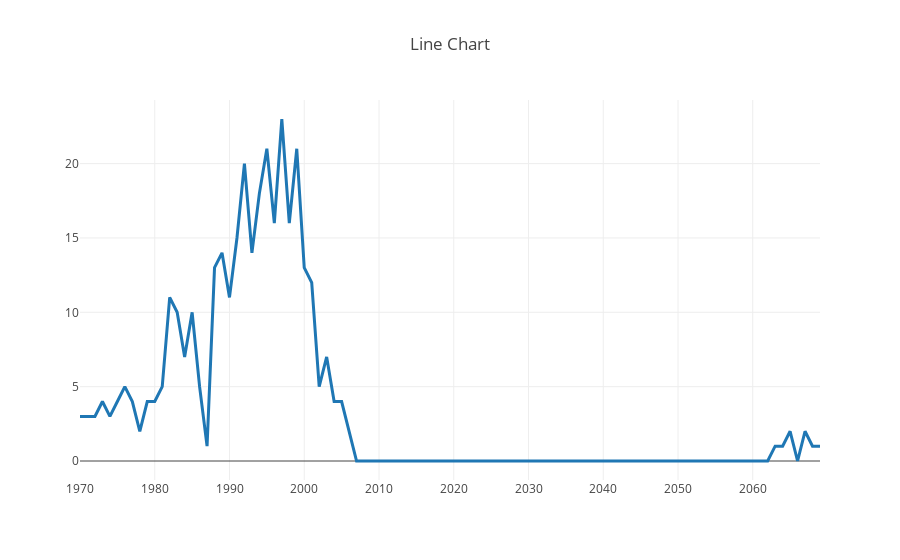

Notebook cell for this chart:
### Markdown cell above
#### Check users
- still some issues

### Code cell
real_dates = users[users.dob_fix.notna()]
birth_years = real_dates.groupby(pd.Grouper(key='dob_fix', freq='y')).size().reset_index()
lines_births = cm.line_chart(birth_years, x_col='dob_fix', y_col=0)
cm.iplot(lines_births)

### Figure 1 — Plotly figure (JSON) as saved in the notebook; plotly's stock layout.template omitted (floating-point values rounded to 4 significant figures)
{"data": [{"line": {"width": 3}, "mode": "lines", "type": "scatter", "uid": "de2500e3-273d-4cb1-a7a3-8993d38dd126", "x": ["1969-12-31", "1970-12-31", "1971-12-31", "1972-12-31", "1973-12-31", "1974-12-31", "1975-12-31", "1976-12-31", "1977-12-31", "1978-12-31", "1979-12-31", "1980-12-31", "1981-12-31", "1982-12-31", "1983-12-31", "1984-12-31", "1985-12-31", "1986-12-31", "1987-12-31", "1988-12-31", "1989-12-31", "1990-12-31", "1991-12-31", "1992-12-31", "1993-12-31", "1994-12-31", "1995-12-31", "1996-12-31", "1997-12-31", "1998-12-31", "1999-12-31", "2000-12-31", "2001-12-31", "2002-12-31", "2003-12-31", "2004-12-31", "2005-12-31", "2006-12-31", "2007-12-31", "2008-12-31", "2009-12-31", "2010-12-31", "2011-12-31", "2012-12-31", "2013-12-31", "2014-12-31", "2015-12-31", "2016-12-31", "2017-12-31", "2018-12-31", "2019-12-31", "2020-12-31", "2021-12-31", "2022-12-31", "2023-12-31", "2024-12-31", "2025-12-31", "2026-12-31", "2027-12-31", "2028-12-31", "2029-12-31", "2030-12-31", "2031-12-31", "2032-12-31", "2033-12-31", "2034-12-31", "2035-12-31", "2036-12-31", "2037-12-31", "2038-12-31", "2039-12-31", "2040-12-31", "2041-12-31", "2042-12-31", "2043-12-31", "2044-12-31", "2045-12-31", "2046-12-31", "2047-12-31", "2048-12-31", "2049-12-31", "2050-12-31", "2051-12-31", "2052-12-31", "2053-12-31", "2054-12-31", "2055-12-31", "2056-12-31", "2057-12-31", "2058-12-31", "2059-12-31", "2060-12-31", "2061-12-31", "2062-12-31", "2063-12-31", "2064-12-31", "2065-12-31", "2066-12-31", "2067-12-31", "2068-12-31"], "y": [3, 3, 3, 4, 3, 4, 5, 4, 2, 4, 4, 5, 11, 10, 7, 10, 5, 1, 13, 14, 11, 15, 20, 14, 18, 21, 16, 23, 16, 21, 13, 12, 5, 7, 4, 4, 2, 0, 0, 0, 0, 0, 0, 0, 0, 0, 0, 0, 0, 0, 0, 0, 0, 0, 0, 0, 0, 0, 0, 0, 0, 0, 0, 0, 0, 0, 0, 0, 0, 0, 0, 0, 0, 0, 0, 0, 0, 0, 0, 0, 0, 0, 0, 0, 0, 0, 0, 0, 0, 0, 0, 0, 0, 1, 1, 2, 0, 2, 1, 1]}], "layout": {"title": {"text": "Line Chart"}, "xaxis": {"title": {"font": {"size": 15}}}, "yaxis": {"title": {"font": {"size": 16}}}}}
